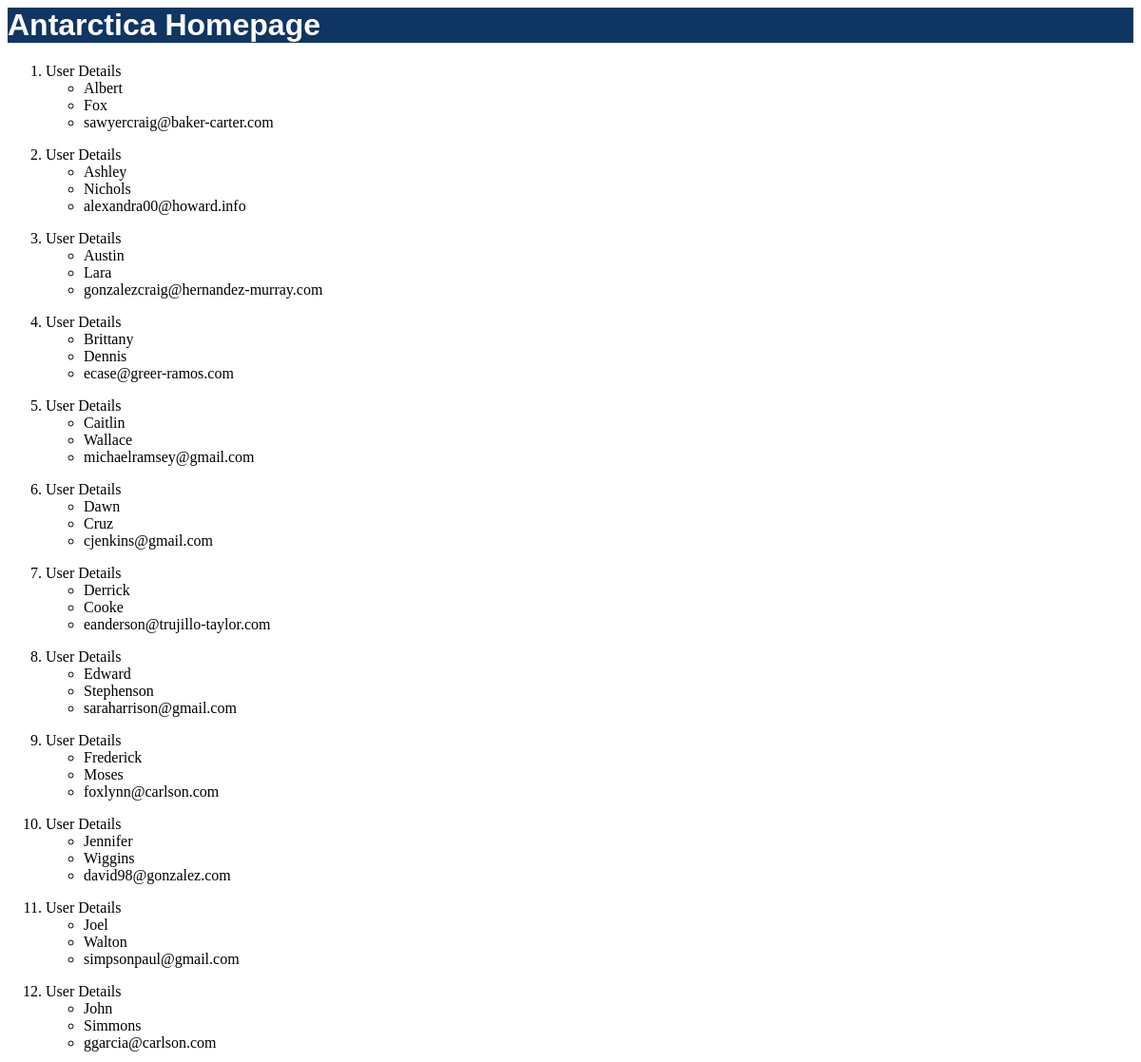
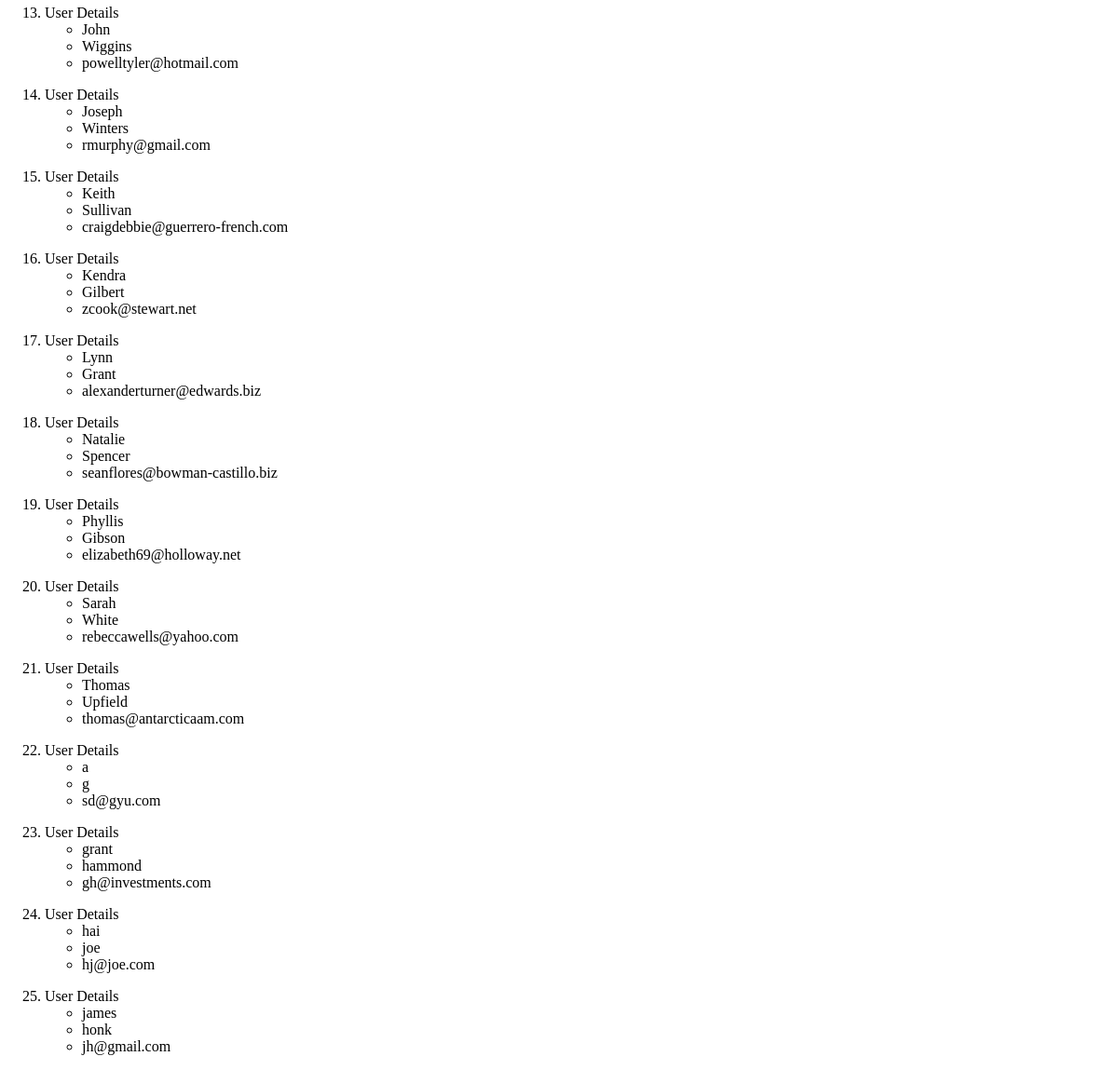
Page /second_app/users/ on the committed database (2 pictures, top to bottom).
### second_app/models.py (models this page shows, shortened)
class User(models.Model):
    id = models.AutoField(primary_key=True)
    first_name = models.CharField(max_length=128)
    last_name = models.CharField (max_length = 128)
    email = models.EmailField(max_length = 128)

### second_app/views.py (the view)
# urls.py: path('users/', views.users, name='users'),
def users(request):
    user_list = User.objects.order_by('first_name')
    users = {'user_table':user_list}
    return render(request, "second_app/index.html", context = users)

### templates/second_app/index.html (shortened to what this page needs)
<!DOCTYPE <!DOCTYPE html>
{% load staticfiles %}
<html>
<head>
    <link rel="stylesheet" href="{% static "second_app/index.css" %}" />
</head>
<body>
    <h1>Antarctica Homepage </h1>
    <div>
        {% if user_table %}
        <ol>
            {% for record in user_table%}
            <li>User Details</li>
            <ul class = 'unordered'>
                <li>{{ record.first_name }}</li>
                <li>{{ record.last_name }}</li>
                <li>{{ record.email }}</li>
            </ul>
            {% endfor %}
        </ol>
        {% else %}
        <p>NO RECORDS FOUND</p>
        {% endif %}
    </div>
</body>
</html>

### static/second_app/index.css (style rules this page uses)
h1 { background-color: #0F3563; color: white; font-family: "Arial Narrow", Arial, sans-serif; }
.unordered { list-style-type: circle; margin-left: 0em; }

### rows in the picture
User: first_name "Albert", last_name "Fox", email "sawyercraig@baker-carter.com"
User: first_name "Ashley", last_name "Nichols", email "alexandra00@howard.info"
User: first_name "Austin", last_name "Lara", email "gonzalezcraig@hernandez-murray.com"
User: first_name "Brittany", last_name "Dennis", email "ecase@greer-ramos.com"
User: first_name "Caitlin", last_name "Wallace", email "michaelramsey@gmail.com"
User: first_name "Dawn", last_name "Cruz", email "cjenkins@gmail.com"
User: first_name "Derrick", last_name "Cooke", email "eanderson@trujillo-taylor.com"
User: first_name "Edward", last_name "Stephenson", email "saraharrison@gmail.com"
User: first_name "Frederick", last_name "Moses", email "foxlynn@carlson.com"
User: first_name "Jennifer", last_name "Wiggins", email "david98@gonzalez.com"
User: first_name "Joel", last_name "Walton", email "simpsonpaul@gmail.com"
User: first_name "John", last_name "Simmons", email "ggarcia@carlson.com"
User: first_name "John", last_name "Wiggins", email "powelltyler@hotmail.com"
User: first_name "Joseph", last_name "Winters", email "rmurphy@gmail.com"
User: first_name "Keith", last_name "Sullivan", email "craigdebbie@guerrero-french.com"
User: first_name "Kendra", last_name "Gilbert", email "zcook@stewart.net"
User: first_name "Lynn", last_name "Grant", email "alexanderturner@edwards.biz"
User: first_name "Natalie", last_name "Spencer", email "seanflores@bowman-castillo.biz"
User: first_name "Phyllis", last_name "Gibson", email "elizabeth69@holloway.net"
User: first_name "Sarah", last_name "White", email "rebeccawells@yahoo.com"
User: first_name "Thomas", last_name "Upfield", email "thomas@antarcticaam.com"
User: first_name "a", last_name "g", email "sd@gyu.com"
User: first_name "grant", last_name "hammond", email "gh@investments.com"
User: first_name "hai", last_name "joe", email "hj@joe.com"
User: first_name "james", last_name "honk", email "jh@gmail.com"
